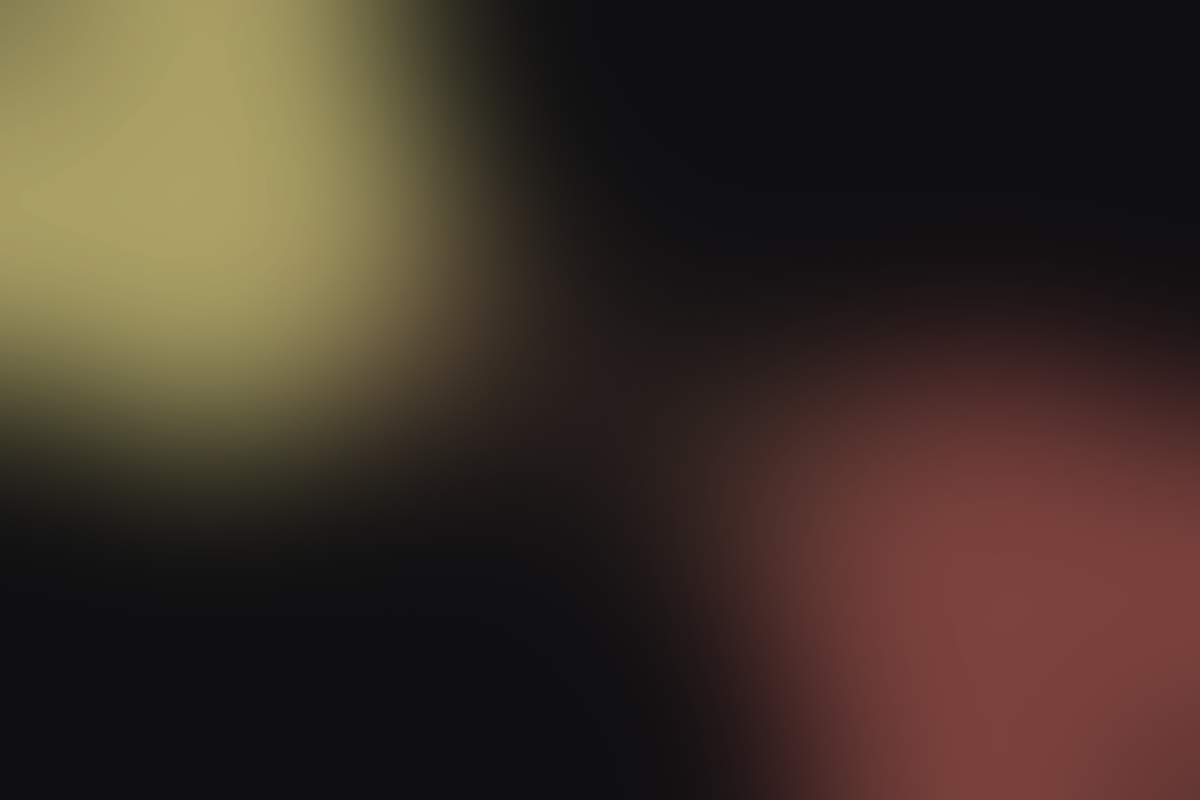
#> input picture assets/bento_bg.png, 1200 x 800 px, found by its file name
$ python test_bento.py
#> lines starting #> are read from the running program, lines starting #| are printed output that depends on the picture
import os
from PIL import Image, ImageDraw, ImageFont

def get_level_data(xp):
    level = 1
    while True:
        req = int(50 * level * (level + 1))
        if xp < req:
            prev_req = int(50 * (level - 1) * level) if level > 1 else 0
            current_level_xp = xp - prev_req
            xp_to_next = req - prev_req
            pct = min(max(current_level_xp / xp_to_next, 0.0), 1.0)
            return level, current_level_xp, xp_to_next, pct
        level += 1
        if level >= 100:
            return 100, 1, 1, 1.0

width, height = 1200, 800

# 1. Base clean background
img = Image.open("assets/bento_bg.png").convert("RGBA")
#> img is the input picture: PIL image 1200x800 RGBA; mean R, G, B, A 63.6, 50.6, 40.4, 255

# 2. Fonts
font_huge = ImageFont.truetype("assets/fonts/Roboto-Bold.ttf", 85)
font_title = ImageFont.truetype("assets/fonts/Roboto-Bold.ttf", 52)
font_stat_val = ImageFont.truetype("assets/fonts/Roboto-Bold.ttf", 64)
font_subtitle = ImageFont.truetype("assets/fonts/Roboto-Bold.ttf", 26)
font_stat_lbl = ImageFont.truetype("assets/fonts/Roboto-Bold.ttf", 22)
font_small = ImageFont.truetype("assets/fonts/Roboto-Regular.ttf", 22)
font_pill = ImageFont.truetype("assets/fonts/Roboto-Bold.ttf", 20)

# Sample data
messages = 142
media = 18
words = 2150
voice = 85
current_streak = 5
longest_streak = 12
name = "Buzz"

total_xp = (messages * 10) + (media * 25) + (voice * 5)
level, cur_xp, next_xp, pct = get_level_data(total_xp)

# Persona
if voice > (messages * 2) and voice > 10:
    persona = "BROADCASTER"
elif media > (messages * 0.2) and media > 15:
    persona = "MEDIA MOGUL"
elif messages > 100 and words > (messages * 15):
    persona = "NOVELIST"
elif messages > 50:
    persona = "ACTIVE REGULAR"
else:
    persona = "NEWCOMER"

# 3. Create glass layer
glass_layer = Image.new('RGBA', (width, height), (0, 0, 0, 0))
#> glass_layer: PIL image 1200x800 RGBA; every value is 0
glass_draw = ImageDraw.Draw(glass_layer)

def draw_glass_box(box):
    glass_draw.rounded_rectangle(box, radius=28, fill=(255, 255, 255, 14), outline=(255, 255, 255, 45), width=2)

# Grid definitions:
# Top row (y: 40 to 385)
draw_glass_box([40, 40, 780, 385])     # Box 1: User Profile & XP
draw_glass_box([800, 40, 1160, 385])   # Box 2: Streak

# Bottom row (y: 415 to 760)
draw_glass_box([40, 415, 400, 760])    # Box 3: Messages
draw_glass_box([420, 415, 780, 760])   # Box 4: Media
draw_glass_box([800, 415, 1160, 760])  # Box 5: Voice

# Composite glass layer
img = Image.alpha_composite(img, glass_layer)
draw = ImageDraw.Draw(img, "RGBA")

# Helper to paste icon
def paste_icon(path, x, y, size=32):
    if os.path.exists(path):
        ic = Image.open(path).convert("RGBA").resize((size, size))
        img.paste(ic, (x, y), ic)

# --- Box 1: Profile & Leveling ---
# Sample avatar circle placeholder
draw.ellipse([(70, 75), (250, 255)], fill=(100, 150, 240, 255), outline=(255, 255, 255, 100), width=3)

# Name
draw.text((280, 75), name, fill=(255, 255, 255), font=font_title)

# Persona Pill Badge
badge_text = persona.upper()
tb = draw.textbbox((0, 0), badge_text, font=font_pill)
#> tb = (0, 4, 99, 19)
bw = (tb[2] - tb[0]) + 24
#> bw = 123
badge_h = 32
draw.rounded_rectangle([(280, 144), (280 + bw, 144 + badge_h)], radius=8, fill=(35, 33, 22, 255), outline=(251, 236, 144, 180), width=1)
draw.text((292, 150), badge_text, fill=(251, 236, 144), font=font_pill)

# Level & XP text
draw.text((280, 205), f"LEVEL {level}", fill=(255, 255, 255), font=font_subtitle)
xp_str = f"{cur_xp:,} / {next_xp:,} XP"
draw.text((410, 208), xp_str, fill=(180, 195, 215), font=font_small)

pct_str = f"{int(pct * 100)}%"
tb_pct = draw.textbbox((0, 0), pct_str, font=font_subtitle)
#> tb_pct = (0, 6, 58, 25)
draw.text((740 - (tb_pct[2] - tb_pct[0]), 205), pct_str, fill=(251, 236, 144), font=font_subtitle)

# Progress Bar
bar_x0, bar_y0, bar_x1, bar_y1 = 280, 250, 740, 272
draw.rounded_rectangle([(bar_x0, bar_y0), (bar_x1, bar_y1)], radius=11, fill=(255, 255, 255, 25))
fill_w = int((bar_x1 - bar_x0) * pct)
if fill_w > 12:
    draw.rounded_rectangle([(bar_x0, bar_y0), (bar_x0 + fill_w, bar_y1)], radius=11, fill=(251, 236, 144, 220))

# Total XP footer
draw.text((280, 315), f"Total Server XP: {total_xp:,}", fill=(160, 175, 195), font=font_small)


# --- Box 2: Streak ---
paste_icon("assets/icons/fire.png", 835, 75, 34)
draw.text((880, 80), "CURRENT STREAK", fill=(200, 210, 220), font=font_stat_lbl)

# Large streak number
sv = f"{current_streak}"
draw.text((835, 140), sv, fill=(255, 120, 80) if current_streak > 0 else (255, 255, 255), font=font_huge)
tb_s = draw.textbbox((0, 0), sv, font=font_huge)
#> tb_s = (0, 17, 54, 80)
nw = tb_s[2] - tb_s[0]
#> nw = 54
label_streak = "Day Active" if current_streak == 1 else "Days Active"
draw.text((835 + nw + 16, 185), label_streak, fill=(220, 220, 220), font=font_subtitle)

draw.text((835, 315), f"Longest Streak: {longest_streak} Days", fill=(160, 175, 195), font=font_small)


# --- Box 3: Messages ---
paste_icon("assets/icons/chat.png", 75, 450, 34)
draw.text((120, 455), "MESSAGES", fill=(200, 210, 220), font=font_stat_lbl)
draw.text((75, 520), f"{messages:,}", fill=(255, 255, 255), font=font_stat_val)
draw.text((75, 680), f"{words:,} words typed", fill=(160, 175, 195), font=font_small)


# --- Box 4: Media Shared ---
paste_icon("assets/icons/media.png", 455, 450, 34)
draw.text((500, 455), "MEDIA SHARED", fill=(200, 210, 220), font=font_stat_lbl)
draw.text((455, 520), f"{media:,}", fill=(255, 255, 255), font=font_stat_val)
draw.text((455, 680), "Photos, clips & files", fill=(160, 175, 195), font=font_small)


# --- Box 5: Voice Time ---
paste_icon("assets/icons/voice.png", 835, 450, 34)
draw.text((880, 455), "VOICE TIME", fill=(200, 210, 220), font=font_stat_lbl)
if voice >= 60:
    v_str = f"{voice // 60}h {voice % 60}m"
else:
    v_str = f"{voice} mins"
draw.text((835, 520), v_str, fill=(255, 255, 255), font=font_stat_val)
draw.text((835, 680), f"{voice:,} total minutes", fill=(160, 175, 195), font=font_small)

os.makedirs("scratch", exist_ok=True)
img.convert("RGB").save("scratch/preview_bento.png")
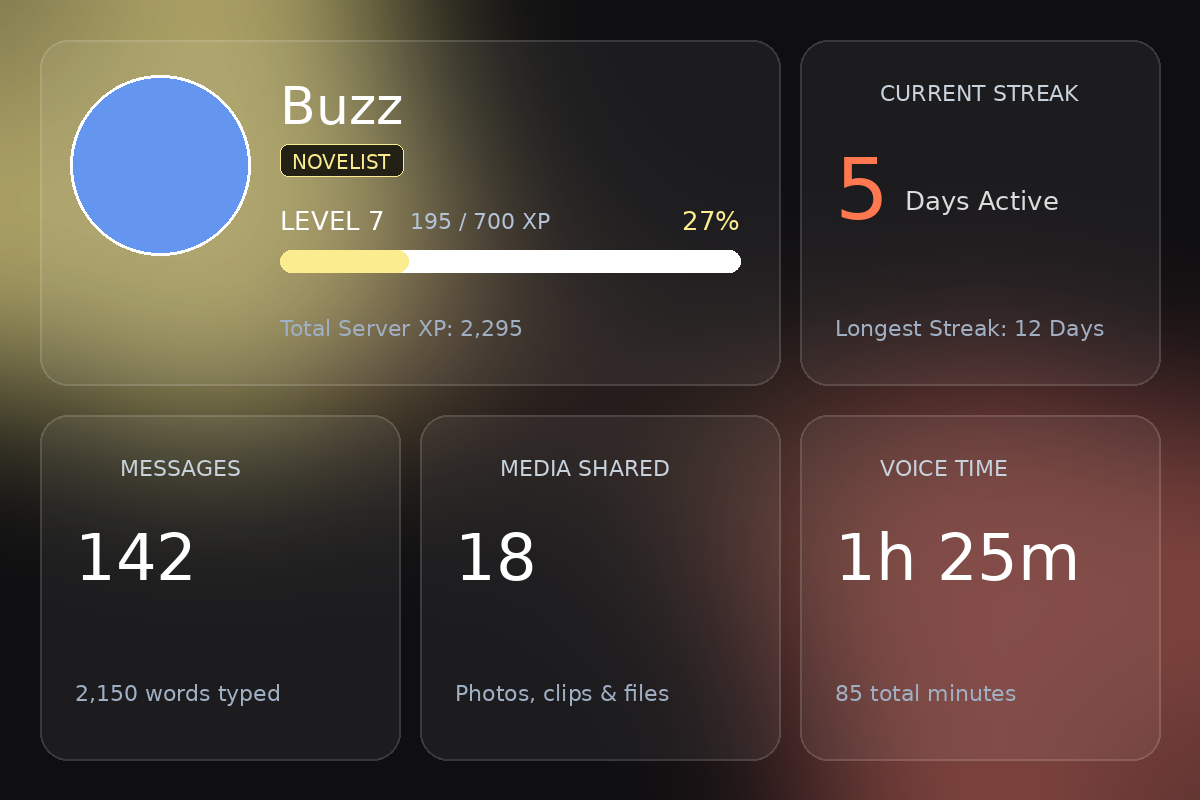
#> saved as preview_bento.png: PIL image 1200x800 RGB; mean R, G, B 74.8, 64.2, 58.5
print("Saved scratch/preview_bento.png")
